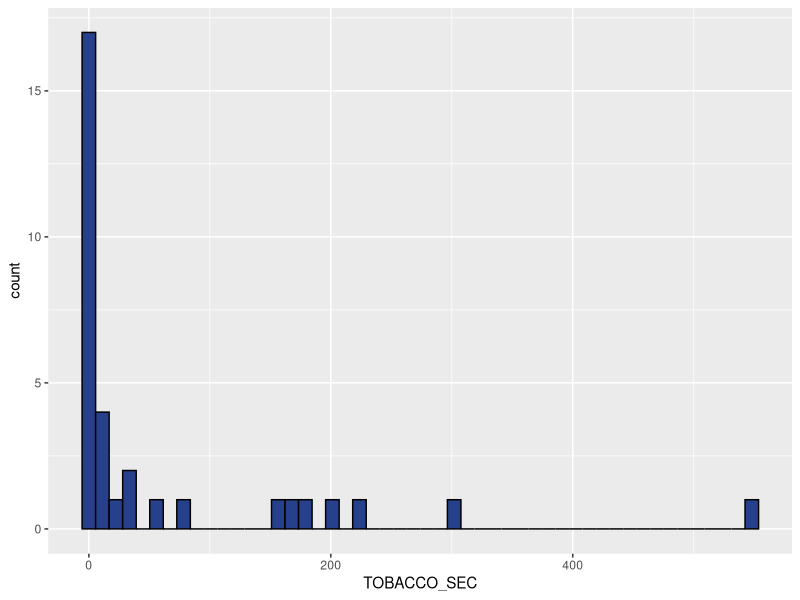
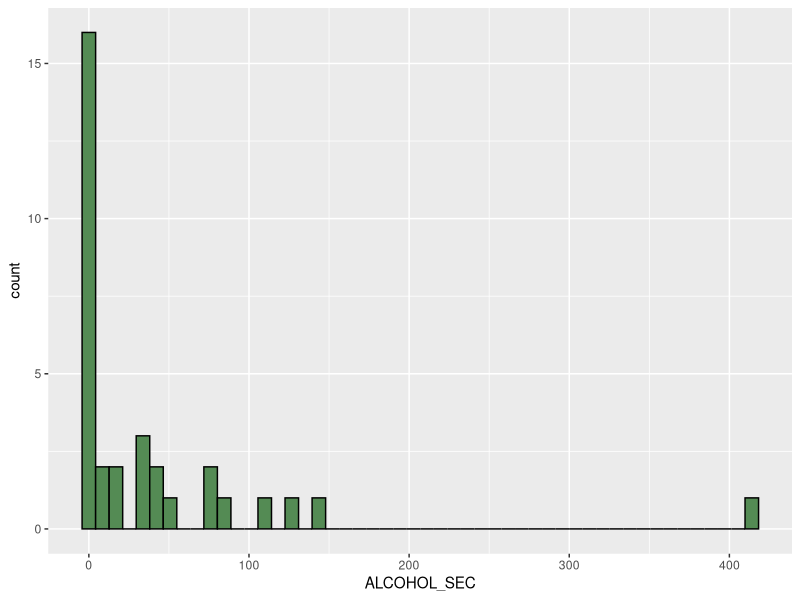
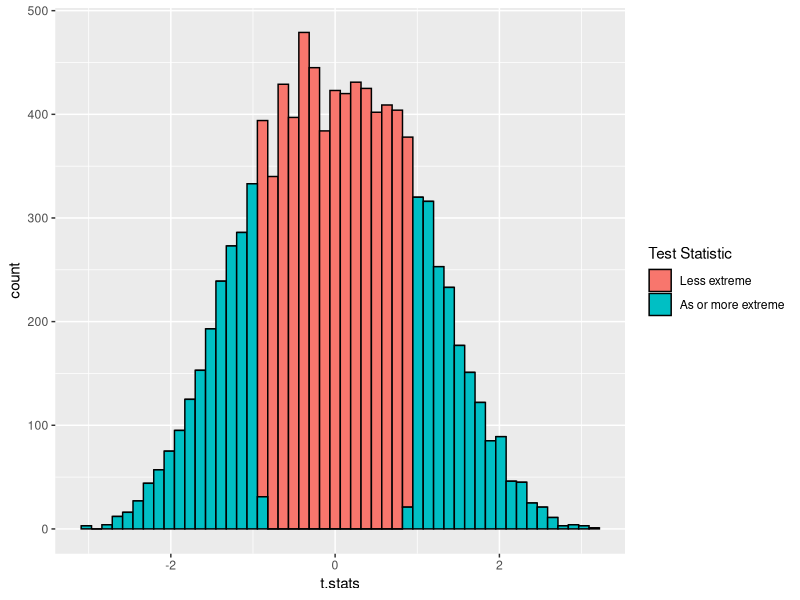

These figures' R source, in order:
## ---- chunk 1
knitr::opts_chunk$set(echo = TRUE)
## ---- chunk 2
set.seed(10302019) # Do not change this!
library(dplyr)
library(ggplot2)

## ---- chunk 3
Movies <- read.delim("./Movies.txt")
## ---- chunk 4
#Histograms of Alcohol and Tobacco seconds in Disney movies
ggplot(data=Movies[Movies$STUDIO == 'Disney',], aes(x=TOBACCO_SEC)) +
geom_histogram(aes(y=..count..), colour = 'black', fill='royalblue4', bins = 50)

ggplot(data=Movies[Movies$STUDIO == 'Disney',], aes(x=ALCOHOL_SEC)) +
geom_histogram(aes(y=..count..), colour = 'black', fill='palegreen4', bins = 50)
## ---- chunk 5
cat('Null Hypothesis: The mean difference of seconds showing tobacco use versus alcohol use is 0.')

cat('Alternative Hypothesis: The mean difference of seconds showing tobacco use versus alcohol use is NOT 0.')

cat('The total number of seconds of alcohol use and tobacco use in each Disney film are dependent variables and n > 30. This fulfills the conditions for using a paired t-test in testing the hypothesis.')

#Test Statistic variables and calculation
d <- mean(Movies[Movies$STUDIO == 'Disney', "TOBACCO_SEC" ] - Movies[Movies$STUDIO == 'Disney', "ALCOHOL_SEC"])
s <- sd(Movies[Movies$STUDIO == 'Disney', "TOBACCO_SEC" ] - Movies[Movies$STUDIO == 'Disney', "ALCOHOL_SEC"])
n <- length(Movies[Movies$STUDIO == 'Disney', "TOBACCO_SEC" ] - Movies[Movies$STUDIO == 'Disney', "ALCOHOL_SEC"])

t.stat <- d / (s/sqrt(n))

cat("The Test Statistic",t.stat,' underneath the Null hypothesis is within the t distribution.')

#Paired t-test
t <- t.test(x= Movies[Movies$STUDIO == 'Disney', "TOBACCO_SEC"], y= Movies[Movies$STUDIO == 'Disney', "ALCOHOL_SEC"], paired = TRUE)

t

cat('The p-value is',t$p.value,' which suggests we have very little to no evidence to reject the Null.')

cat('Thus, I decided that we FAIL TO REJECT the Null Hypothesis and conclude that Disney movies DO NOT have different times showing alcohol use than tobacco use.')

## ---- chunk 6
# Creation of 95% confidence interval

cv <- qt(p=0.025, df=32, lower.tail=FALSE) #Critical Value

upper <- d + cv*(s/sqrt(n))
lower <- d - cv*(s/sqrt(n))

cat('I am 95% confident that the true mean difference of TOBACCO_SEC and ALCOHOL_SEC is between',lower,'and',upper,'seconds.')

## ---- chunk 7
#Create 'shuffle_pairs' function
shuffle_pairs <- function(dat, col1, col2){
  shuffled <- t(apply(dat[,c(col1, col2)], 1, function(i) sample(i, 2, replace = FALSE)))
  colnames(shuffled) <- paste0(c(col1, col2), ".shuffled")
  new.dat <- as.data.frame(cbind(dat, shuffled))
  return(new.dat)
}

#Shuffle pairs and print new dataframe
Movies_shuffle <- shuffle_pairs(Movies, 'TOBACCO_SEC', 'ALCOHOL_SEC')
print(Movies_shuffle)

#Confirmation that within each row magnitude of the differences has stayed the same as the original data
abs(Movies_shuffle$TOBACCO_SEC - Movies_shuffle$ALCOHOL_SEC) == abs(Movies_shuffle$TOBACCO_SEC.shuffled - Movies_shuffle$ALCOHOL_SEC.shuffled)
## ---- chunk 8
#Calculation of Test Statistics for a paired t test on 'Movies_shuffle' dataframe
t.test(x= Movies_shuffle[Movies_shuffle$STUDIO == 'Disney', 'TOBACCO_SEC.shuffled'], y= Movies_shuffle[Movies_shuffle$STUDIO == 'Disney', 'ALCOHOL_SEC.shuffled'], paired=TRUE)$statistic
## ---- chunk 9

#Randomization
n.sims <- 10000
t.stats <- rep(NA, n.sims)

for (i in 1:n.sims){
  Movies_shuffle <- shuffle_pairs(Movies, 'TOBACCO_SEC','ALCOHOL_SEC')
  t.stats[i] <- t.test(x= Movies_shuffle[Movies_shuffle$STUDIO == 'Disney', 'TOBACCO_SEC.shuffled'], y= Movies_shuffle[Movies_shuffle$STUDIO == 'Disney', 'ALCOHOL_SEC.shuffled'], paired=TRUE)$statistic
}
## ---- chunk 10
#Plot randomization results

table(t.stats > abs(t$statistic) | t.stats < -1*abs(t$statistic)) %>%  prop.table()

ggplot(data=as.data.frame(t.stats), aes(x=t.stats)) + 
  geom_histogram(aes(fill=as.factor(t.stats > abs(t$statistic) | t.stats < -1*abs(t$statistic))), bins=50, colour='black') + 
  scale_fill_discrete(name="Test Statistic", labels=c("Less extreme", "As or more extreme"))
## ---- chunk 11
cat('The proportion of simulations yielding a test statistic as or more extreme than',t$statistic,' from Part A is about 0.39.')

## ---- chunk 12
cat('This p-value is not exactly the same as that from Part A but is very close with an absolute difference of less than 0.05.')
## ---- chunk 13
cat('When we know that we do not meet all of the requirements for a T test and thus at least one of the assumptions in a T test (or any hypothesis testing procedure) has not been fulfilled. For the t-test this could be that the distribution of data is not a normal curve, our sample size is not large enough, or there is no homogeneity in variance.
    
Furthermore, if we are not certain whether our variables are dependent or not as in our paired T-test, this randomization could be used.')
## ---- chunk 14
sessionInfo()
